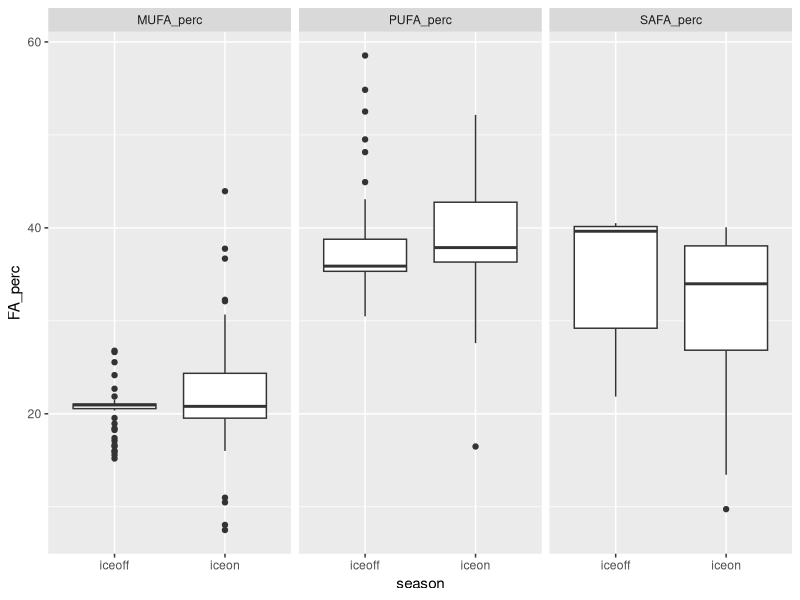
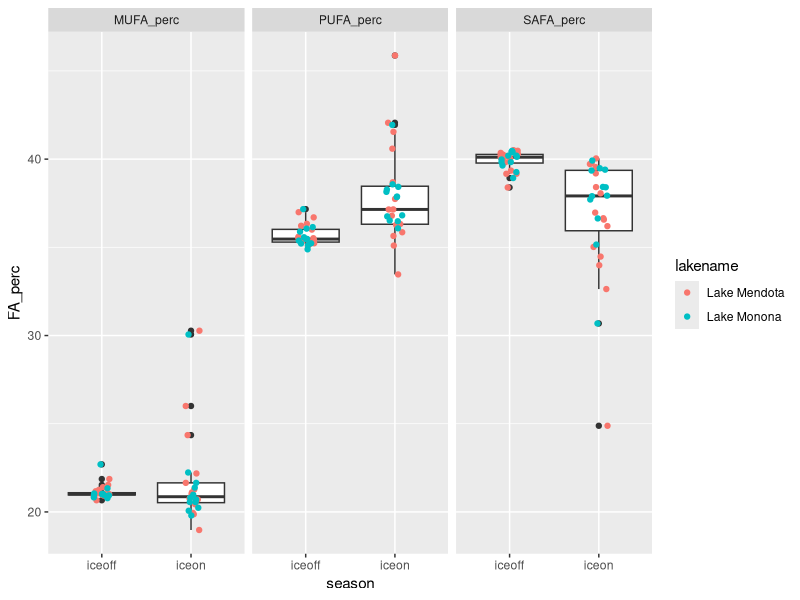
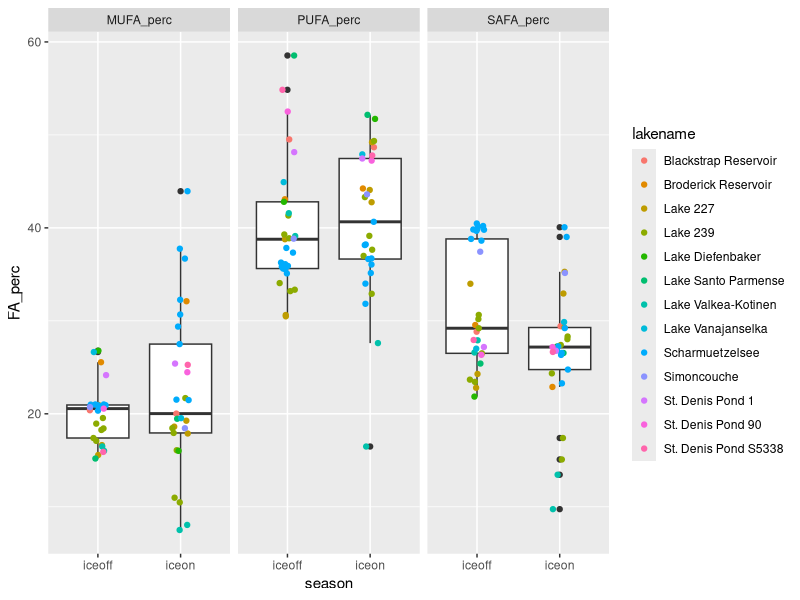
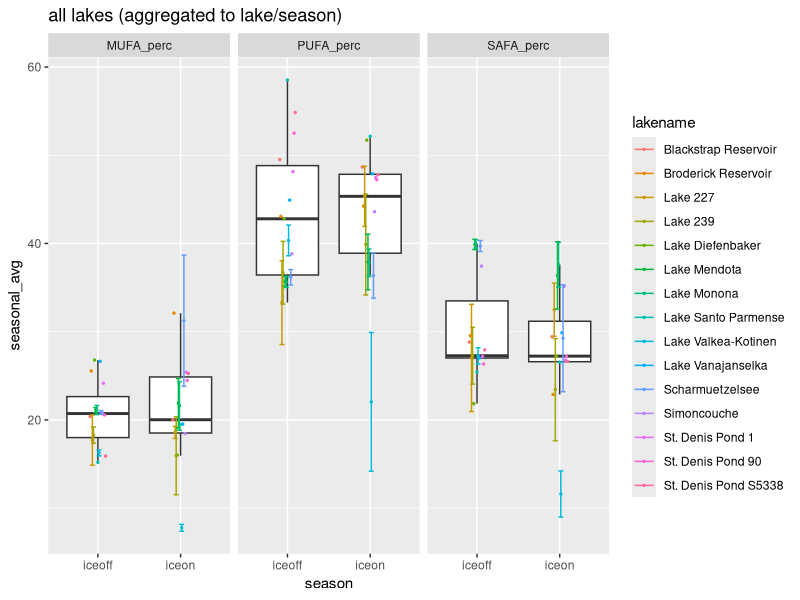
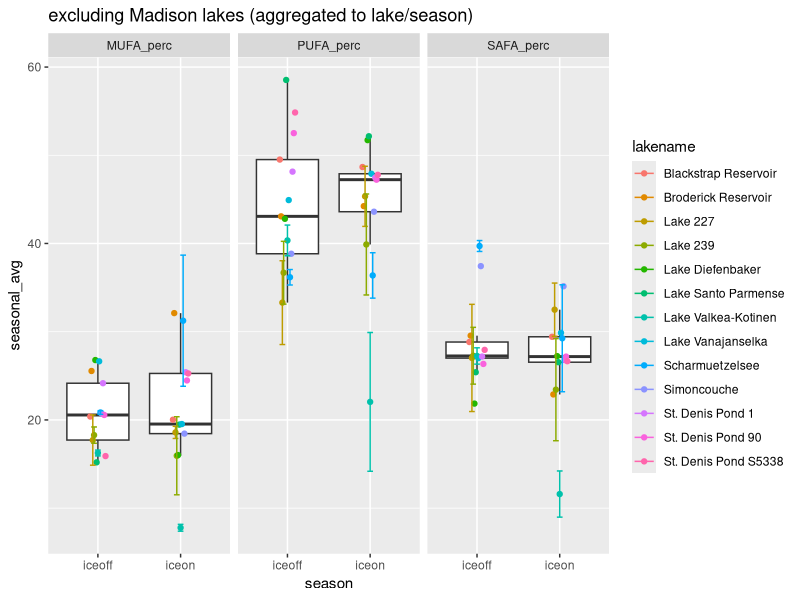
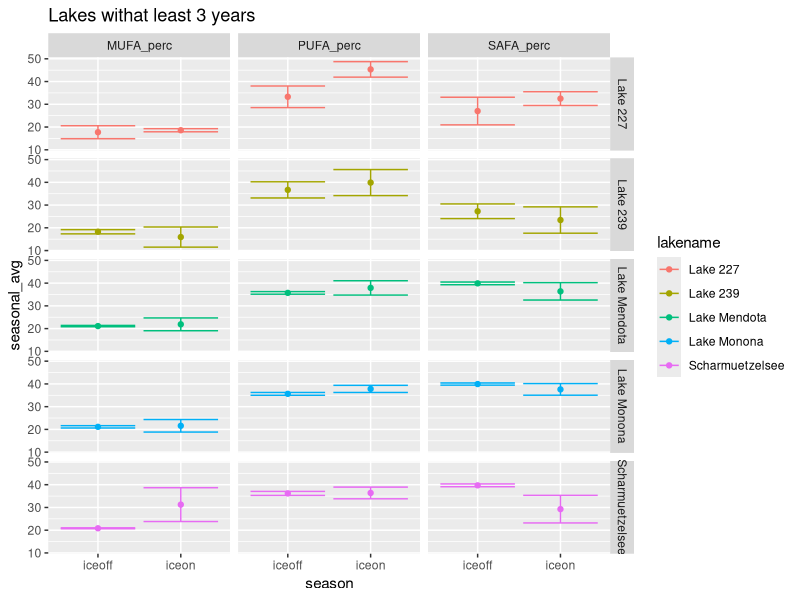
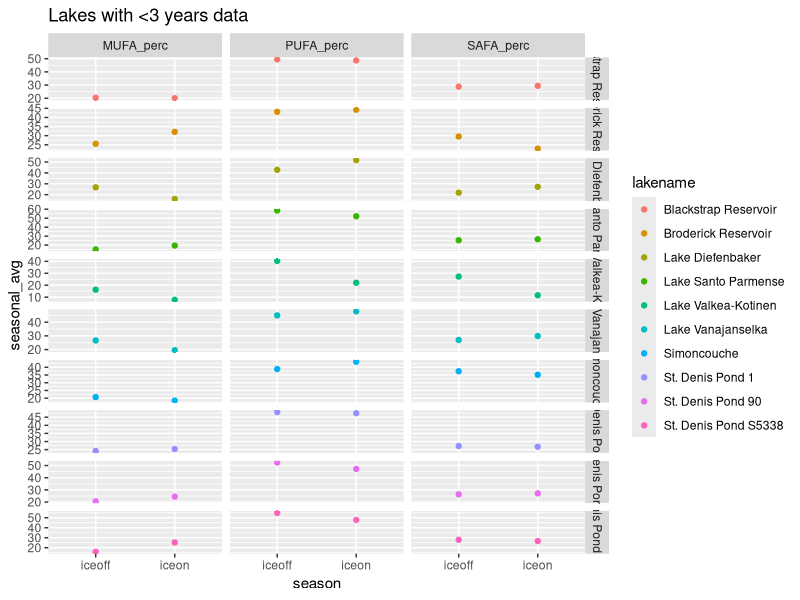
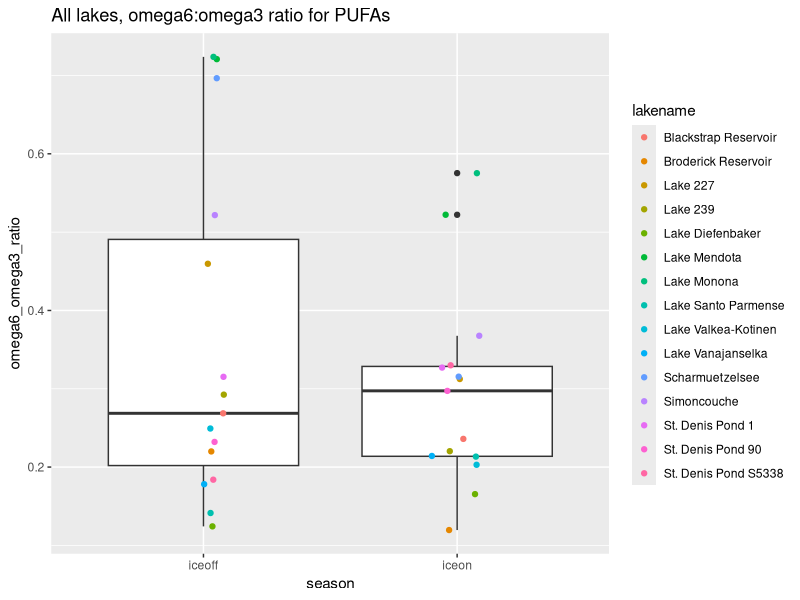

Write R code to recreate these figures, in order.
# Script to look at fatty acids profile under ice vs summer stratification
# uses Hampton et al. ecology under lake ice dataset (ecology letters)
# and Galloway et al PLoS one paper fatty acid dataset

#libraries
library(dplyr)
library(reshape2)
library(tidyr)
library(ggplot2)

#===========================================================================
# ----> read in ecology under lake ice dataset and FA dataset
#===========================================================================

euli_orig <- read.csv("../Data/under_ice_data.csv", stringsAsFactors = FALSE)

fa_orig <- read.csv("../Data/PLoS_supp/S1_Dataset.csv", stringsAsFactors = FALSE)

#===========================================================================
# ----> wrangle ice phyto data
#===========================================================================

euli <- euli_orig %>% 
  #keep only columns of potential interest
  select(year, season, researcher, lakename, stationname, poolstation, lakeregloc, lakecountry,
         startday, startmonth, startyear, endday, endmonth, endyear,
         iceduration, fadata, avesecchidepth, avechla, 
         phytomethod, avephytomass, avephytocount,
         propchloro, propcrypto, propcyano, propdiatom, propdiatom, propotherphyto) %>% 
  #only interested when *not* all NA for phyto props
  filter(!(is.na(propchloro) & is.na(propcrypto) & is.na(propcyano) & 
           is.na(propdiatom) & is.na(propdiatom) & is.na(propotherphyto)))

#some lakes have multiple stations within lake
euli %>% 
  group_by(lakename) %>% 
  summarize(n = n_distinct(stationname)) %>% 
  filter(n > 1) %>% 
  as.data.frame()
#               lakename n
# 1 Blackstrap Reservoir 2
# 2     Lake Diefenbaker 3

euli %>% 
  group_by(lakename) %>% 
  summarize(n = n_distinct(poolstation)) %>% 
  as.data.frame() %>% 
  filter(n > 1)

#1:1 match lakename:poolstation
# filter(euli, lakename %in% c("Blackstrap Reservoir", "Lake Diefenbaker")) %>% select(lakename, stationname, poolstation)

#aggregate to lake/poolstation
euli_lakes_phytos <- euli %>% 
  #start by looking just at pytos, can circle back to incorporate snow/ice/secchi etc.
  select(year, season, lakename, poolstation, 
         propchloro, propcrypto, propcyano, propdiatom, propotherphyto) %>% 
  #group and aggregate
  group_by(lakename, poolstation, year, season) %>% 
  summarize(prop_chloro = mean(propchloro, na.rm = TRUE),
            prop_crypto = mean(propcrypto, na.rm = TRUE),
            prop_cyano = mean(propcyano, na.rm = TRUE),
            prop_diatom = mean(propdiatom, na.rm = TRUE),
            prop_other = mean(propotherphyto, na.rm = TRUE)) %>% 
  ungroup() %>% 
  as.data.frame()
  
summary(euli_lakes_phytos) #40 NA in crypto
str(euli_lakes_phytos) #205

#going to start by using only lakes with *NO NAs* for phytos
euli_phytos_complete <- euli_lakes_phytos %>% 
  filter(!(is.na(prop_chloro) | is.na(prop_crypto) | is.na(prop_cyano) | 
             is.na(prop_diatom) | is.na(prop_other)))
#158 obvs - only "complete" phyto profiles

#24 lakes in total
unique(euli_phytos_complete$lakename) 

#what's the temporal coverage?
#only want ones with matching iceon/iceoff
euli_phytos_complete %>% 
  group_by(lakename) %>% 
  summarize(seasons = n_distinct(season)) %>% 
  as.data.frame() %>% 
  arrange(seasons)

#identity lakes with both seasons per year
multi_seasons <- euli_phytos_complete %>% 
  group_by(lakename, year) %>% 
  summarize(seasons = n_distinct(season)) %>% 
  as.data.frame() %>% 
  arrange(seasons) %>% 
  filter(seasons > 1) %>% 
  mutate(lakeyear = paste(lakename, year, sep = "_"))

#keep only those lake/year/seasons
euli_phytos_complete_matching <- euli_phytos_complete %>% 
  mutate(lakeyear = paste(lakename, year, sep = "_")) %>% 
  filter(lakeyear %in% multi_seasons$lakeyear)

#make sure 1:1 match (i.e., iceon/iceoff in single year for lake - no missing pairs singles)
# euli_phytos_complete_matching %>% 
#   group_by(lakename, year) %>% 
#   summarize(n = n_distinct(season)) %>% 
#   filter(n != 2)
#correct

# filter(euli_phytos_complete, lakename == "Saanajarvi")
# filter(euli, lakename == "Saanajarvi")
#yep...being true to the data, we ignore Saanajarvi
#I think it's actually a goof in the euli data, 
#but moving forward without it...

#check out remaining
str(euli_phytos_complete_matching)
str(unique(euli_phytos_complete_matching$lakename)) 
#15 lakes

#temporal coverage
lake_years <- euli_phytos_complete_matching %>% 
  group_by(lakename) %>% 
  summarize(yrs = n_distinct(year)) %>% 
  arrange(yrs) %>% 
  as.data.frame()
#                lakename yrs
# 1  Blackstrap Reservoir   1
# 2   Broderick Reservoir   1
# 3      Lake Diefenbaker   1
# 4   Lake Santo Parmense   1
# 5     Lake Vanajanselka   1
# 6           Simoncouche   1
# 7      St. Denis Pond 1   1
# 8     St. Denis Pond 90   1
# 9  St. Denis Pond S5338   1
# 10  Lake Valkea-Kotinen   2
# 11             Lake 227   3
# 12             Lake 239   6
# 13      Scharmuetzelsee   9
# 14          Lake Monona  12
# 15         Lake Mendota  16

#may be interested in lakes with >= 3 years down the road
lake_years_3more <- filter(lake_years, yrs >= 3)

#make long to be equivalent to FA data
phytos_long <- euli_phytos_complete_matching %>% 
  select(-poolstation, -lakeyear) %>% 
  melt(id.vars = c("lakename", "year", "season")) %>% 
  rename(phyto_group = variable, prop = value)

#remove prop from group name
phytos_long$phyto_group <- gsub("prop_", "", phytos_long$phyto_group)

unique(phytos_long$phyto_group)
# "chloro"     "crypto"     "cyano"      "diatom"     "otherphyto"


#===========================================================================
# ----> wrangle FA data
#===========================================================================

fa <- fa_orig %>% 
  #only fresh water
  filter(Salinity == 0) %>% 
  #only proportional data
  filter(Data == "prop") %>% 
  #for now, don't care about experimental info
  select(Group, Class, Order, Genus, species,
         sumSAFA, sumMUFA, sumPUFA,
         c18.2w6, c18.3w6, c18.3w3,
         c18.4w3, c18.5w3, 
         c20.4w6, c20.5w3, c22.6w3)

unique(fa$Group)
# "Cyanobacteria" "Chlorophyta"   "Ochrophyta"    "Cryptophyta"   "Dinophyta"     "Euglenozoa"    "Rhodophyta"  

#crosswalk to match euli to FA
fa_equiv <- fa %>% 
  #crypto, chloro, cyano are direct matches
  mutate(fa_group = ifelse(Group == "Cryptophyta", "crypto", NA),
         fa_group = ifelse(Group == "Chlorophyta", "chloro", fa_group),
         fa_group = ifelse(Group == "Cyanobacteria", "cyano", fa_group),
         #diatoms are everything in these 3 classes in FA data
         fa_group = ifelse(Class %in% c("Bacillariophyceae", "Fragilariophyceae", "Coscinodiscophyceae"),
                           "diatom", fa_group),
         #other phyto = average of all else in FA data
         fa_group = ifelse(is.na(fa_group), "other", fa_group))

# fa_equiv %>% 
#   select(Group, fa_group) %>% 
#   unique()
# 
# fa_equiv %>% 
#   select(Group, Class, fa_group) %>% 
#   unique()


#===========================================================================
# ----> aggregate FA data
#===========================================================================

#aggregate to level of fa_group (average)

fa_group_avgs <- fa_equiv %>% 
  group_by(fa_group) %>% 
  summarize(grp_avg_sumSAFA = mean(sumSAFA, na.rm = TRUE),
            grp_avg_sumMUFA = mean(sumMUFA, na.rm = TRUE),
            grp_avg_sumPUFA = mean(sumPUFA, na.rm = TRUE),
            grp_avg_c18.2w6 = mean(c18.2w6, na.rm = TRUE),
            grp_avg_c18.3w6 = mean(c18.3w6, na.rm = TRUE),
            grp_avg_c18.3w3 = mean(c18.3w3, na.rm = TRUE),
            grp_avg_c18.4w3 = mean(c18.4w3, na.rm = TRUE),
            grp_avg_c18.5w3 = mean(c18.5w3, na.rm = TRUE),
            grp_avg_c20.4w6 = mean(c20.4w6, na.rm = TRUE),
            grp_avg_c20.5w3 = mean(c20.5w3, na.rm = TRUE),
            grp_avg_c22.6w3 = mean(c22.6w3, na.rm = TRUE)) %>% 
  as.data.frame()

fa_group_avgs

#===========================================================================
# ----> combine EULI and FA datasets
#===========================================================================

head(phytos_long) #lake, year, season, group, prop
head(fa_group_avgs) #group, FAs

#combine euli and FA - have group, proportion, and FA data
full_dat <- merge(phytos_long, fa_group_avgs, 
                  by.x = "phyto_group", by.y = "fa_group", 
                  all.x = TRUE)

# From LTER FA script:
# What we want is "what are the average proportions of SAFA, MUFA, PUFA 
# present in the community, irrespective of total biomass?" 
# (i.e. we know there is higher biomass in summer - the Circus Circus buffet)
# SH: pretty sure that what we want then is:(biomass_dry_weight * sumSAFA)/total dry weight
# This is already a proportion (biomass/total) so can do prop * FA

#weight data accordingly
full_dat_weighted <- full_dat %>% 
  #prop phyto (already biomass/total biomass) * prop FA
  mutate(sumSAFA_prop = grp_avg_sumSAFA * prop,
         sumMUFA_prop = grp_avg_sumMUFA * prop, 
         sumPUFA_prop = grp_avg_sumPUFA * prop,
         prop_c18.2w6 = grp_avg_c18.2w6 * prop,
         prop_c18.3w6 = grp_avg_c18.3w6 * prop,
         prop_c18.3w3 = grp_avg_c18.3w3 * prop,
         prop_c18.4w3 = grp_avg_c18.4w3 * prop,
         prop_c18.5w3 = grp_avg_c18.5w3 * prop,
         prop_c20.4w6 = grp_avg_c20.4w6 * prop,
         prop_c20.5w3 = grp_avg_c20.5w3 * prop,
         prop_c22.6w3 = grp_avg_c22.6w3 * prop) %>% 
  #keep only columns of interest
  #for now, only SAFA, MUFA, PUFA
  select(lakename, year, season, phyto_group, 
         sumSAFA_prop, sumMUFA_prop, sumPUFA_prop,
         prop_c18.2w6,prop_c18.3w6,  prop_c18.3w3,
         prop_c18.4w3, prop_c18.5w3,
         prop_c20.4w6, prop_c20.5w3, 
         prop_c22.6w3)
#==============================================================================================
# ----> investigating possible errors with MUFA+PUFA+SAFA == 1
#have some cases where all categories increasing between seasons
#have some cases where sum of FAs does not equal ~100%

filter(full_dat, lakename == "Lake Santo Parmense") %>% arrange(year, season, phyto_group)
filter(full_dat_weighted, lakename == "Lake Santo Parmense") %>% arrange(year, season, phyto_group)

filter(full_dat_weighted, lakename == "Lake Santo Parmense") %>% arrange(year, season, phyto_group) %>% 
  group_by(season) %>% 
  summarize(totSAFA = sum(sumSAFA_prop, na.rm = TRUE),
            totMUFA = sum(sumMUFA_prop, na.rm = TRUE),
            totPUFA = sum(sumPUFA_prop, na.rm = TRUE),
            total = totSAFA + totMUFA + totPUFA)

#"other" phyto category in euli doesn't have matching equivalent in fa
#means MUFA+PUFA+SAFA for phyto community <1
filter(full_dat, phyto_group == "other") %>% select(prop) %>% arrange(prop)
filter(full_dat, phyto_group == "other" & prop > 0.5) %>% arrange(lakename, season)

#back up, find total proportion excluding "other" then re-find proportions for remaining

#==============================================================================================


#sum within lake/time point (get community-level FA)
full_dat_weighted_comm <- full_dat_weighted %>% 
  group_by(lakename, year, season) %>% 
  #sum across phyto groups
  summarize(MUFA_perc = sum(sumMUFA_prop, na.rm = TRUE),
            PUFA_perc = sum(sumPUFA_prop, na.rm = TRUE),
            SAFA_perc = sum(sumSAFA_prop, na.rm = TRUE),
            perc_c18.2w6 = sum(prop_c18.2w6, na.rm = TRUE),
            perc_c18.3w6 = sum(prop_c18.3w6, na.rm = TRUE),
            perc_c18.3w3 = sum(prop_c18.3w3, na.rm = TRUE),
            perc_c18.4w3 = sum(prop_c18.4w3, na.rm = TRUE),
            perc_c18.5w3 = sum(prop_c18.5w3, na.rm = TRUE),
            perc_c20.4w6 = sum(prop_c20.4w6, na.rm = TRUE),
            perc_c20.5w3 = sum(prop_c20.5w3, na.rm = TRUE),
            perc_c22.6w3 = sum(prop_c22.6w3, na.rm = TRUE)) %>% 
  as.data.frame()

#this format matches LTER_FA_20180217 
#(detailed look at lakes ME/MO)

head(full_dat_weighted_comm)

#make a verion with one point per lake/season (aggregate across years)
#include standard deviation as measure of variance, as well as count
full_dat_weighted_comm_agg <- full_dat_weighted_comm %>% 
  group_by(lakename, season) %>% 
  #using __ so can separate later
  summarize(n_years = n_distinct(year),
            seasonal_avg__MUFA_perc = mean(MUFA_perc, na.rm = TRUE),
            sd__MUFA_perc = sd(MUFA_perc, na.rm = TRUE),
            seasonal_avg__PUFA_perc = mean(PUFA_perc, na.rm = TRUE),
            sd__PUFA_perc = sd(PUFA_perc, na.rm = TRUE),
            seasonal_avg__SAFA_perc = mean(SAFA_perc, na.rm = TRUE),
            sd__SAFA_perc = sd(SAFA_perc, na.rm = TRUE),
            
            seasonal_avg__c18.2w6 = mean(perc_c18.2w6, na.rm = TRUE),
            seasonal_avg__c18.3w6 = mean(perc_c18.3w6, na.rm = TRUE),
            seasonal_avg__c18.3w3 = mean(perc_c18.3w3, na.rm = TRUE),
            seasonal_avg__c18.4w3 = mean(perc_c18.4w3, na.rm = TRUE),
            seasonal_avg__c18.5w3 = mean(perc_c18.5w3, na.rm = TRUE),
            seasonal_avg__c20.4w6 = mean(perc_c20.4w6, na.rm = TRUE),
            seasonal_avg__c20.5w3 = mean(perc_c20.5w3, na.rm = TRUE),
            seasonal_avg__c22.6w3 = mean(perc_c22.6w3, na.rm = TRUE),
            
            sd__c18.2w6 = sd(perc_c18.2w6, na.rm = TRUE),
            sd__c18.3w6 = sd(perc_c18.3w6, na.rm = TRUE),
            sd__c18.3w3 = sd(perc_c18.3w3, na.rm = TRUE),
            sd__c18.4w3 = sd(perc_c18.4w3, na.rm = TRUE),
            sd__c18.5w3 = sd(perc_c18.5w3, na.rm = TRUE),
            sd__c20.4w6 = sd(perc_c20.4w6, na.rm = TRUE),
            sd__c20.5w3 = sd(perc_c20.5w3, na.rm = TRUE),
            sd__c22.6w3 = sd(perc_c22.6w3, na.rm = TRUE)) %>% 
  as.data.frame()

#===========================================================================
# ----> look at ALL lakes/years/seasons (MUFA/PUFA/SAFA)
#===========================================================================

#make long for plotting
dat_long_full_points <- full_dat_weighted_comm %>% 
  melt(id.vars = c("lakename", "year", "season")) %>% 
  rename(FA_type = variable, FA_perc = value)

# ----> plot for all lakes
ggplot(filter(dat_long_full_points, FA_type %in% c("MUFA_perc", "PUFA_perc", "SAFA_perc")),
              aes(season, FA_perc)) +
  geom_boxplot() +
  #geom_jitter(aes(color = lakename), width = 0.1, size = 1) +
  facet_wrap(~FA_type)

#what do anovas say for all lakes?
mufa1 <- aov(FA_perc ~ season, dat = filter(dat_long_full_points, FA_type == "MUFA_perc"))
summary(mufa1) #p=0.417

pufa1 <- aov(FA_perc ~ season, dat = filter(dat_long_full_points, FA_type == "PUFA_perc"))
summary(pufa1) #p=0.962

safa1 <- aov(FA_perc ~ season, dat = filter(dat_long_full_points, FA_type == "SAFA_perc"))
summary(safa1) #p=0.0255 *
#SAFA signif higher in summer


# ----> check just ME/MO 
ggplot(filter(dat_long_full_points, lakename %in% c("Lake Mendota", "Lake Monona") &
                FA_type %in% c("MUFA_perc", "PUFA_perc", "SAFA_perc")), 
       aes(season, FA_perc)) +
  geom_boxplot() +
  geom_jitter(aes(color = lakename), width = 0.1) +
  facet_wrap(~FA_type)
#SAFA more extreme


# ----> removing ME/MO
ggplot(filter(dat_long_full_points, !(lakename %in% c("Lake Mendota", "Lake Monona")) &
                FA_type %in% c("MUFA_perc", "PUFA_perc", "SAFA_perc")), 
       aes(season, FA_perc)) +
  geom_boxplot() +
  geom_jitter(aes(color = lakename), width = 0.1) +
  facet_wrap(~FA_type)
#pretty wide spread

#what do anovas say when remove ME/MO?
mufa2 <- aov(FA_perc ~ season, dat = filter(dat_long_full_points, FA_type == "MUFA_perc" &
                                              !(lakename %in% c("Lake Mendota", "Lake Monona"))))
summary(mufa2) #p=0.324

pufa2 <- aov(FA_perc ~ season, dat = filter(dat_long_full_points, FA_type == "PUFA_perc" &
                                              !(lakename %in% c("Lake Mendota", "Lake Monona"))))
summary(pufa2) #p=0.962

safa2 <- aov(FA_perc ~ season, dat = filter(dat_long_full_points, FA_type == "SAFA_perc" &
                                              !(lakename %in% c("Lake Mendota", "Lake Monona"))))
summary(safa2) #p=0.0859
#none signif


#===========================================================================
# ----> look at lakes aggregated to seasons across years (MUFA/PUFA/SAFA)
#===========================================================================

#make long
dat_long_seasonal_points <- full_dat_weighted_comm_agg %>% 
  #make long
  melt(id.vars = c("lakename", "season", "n_years")) %>% 
  #split variable column name
  separate(variable, into = c("agg_type", "FA_type"), sep = "__") %>% 
  #make wide so have column for avg and sd
  dcast(lakename + season + n_years + FA_type ~ agg_type, value.var = "value")
  
# ----> plot for all lakes
ggplot(filter(dat_long_seasonal_points, FA_type %in% c("MUFA_perc", "PUFA_perc", "SAFA_perc")),
              aes(season, seasonal_avg)) +
  #ignore outlier sofr boxplots only
  geom_boxplot(outlier.shape = NA) +
  geom_point(aes(group = lakename, color = lakename), position = position_dodge(width = 0.2), size = 0.5) +
  geom_errorbar(aes(x = season, ymin = seasonal_avg - sd, ymax = seasonal_avg + sd,
                    color = lakename, 
                    group = lakename),
                position = position_dodge(width = 0.2)) +
  # geom_pointrange(aes(x = season, y = seasonal_avg, 
  #                     ymin = seasonal_avg - sd, ymax = seasonal_avg + sd)) +
  facet_wrap(~FA_type) +
  ggtitle("all lakes (aggregated to lake/season)")

#anova for all lakes, aggregate to one point per lake/season across years
mufa3 <- aov(seasonal_avg ~ season, dat = filter(dat_long_seasonal_points, FA_type == "MUFA_perc"))
summary(mufa3) #p=0.949

pufa3 <- aov(seasonal_avg ~ season, dat = filter(dat_long_seasonal_points, FA_type == "PUFA_perc"))
summary(pufa3) #p=0.709

safa3 <- aov(seasonal_avg ~ season, dat = filter(dat_long_seasonal_points, FA_type == "SAFA_perc"))
summary(safa3) #p=0.374
#none signif

# ----> ignore mendota/monona
ggplot(filter(dat_long_seasonal_points, 
              FA_type %in% c("MUFA_perc", "PUFA_perc", "SAFA_perc") &
                !(lakename %in% c("Lake Mendota", "Lake Monona"))), 
              aes(season, seasonal_avg)) +
  geom_boxplot(outlier.shape = NA) +
  geom_point(aes(color = lakename, group = lakename), position = position_dodge(width = 0.2)) +
  geom_errorbar(aes(x = season, ymin = seasonal_avg - sd, ymax = seasonal_avg + sd,
                    color = lakename, group = lakename),
                position = position_dodge(width = 0.2)) +
  facet_wrap(~FA_type) +
  ggtitle("excluding Madison lakes (aggregated to lake/season)")

mufa4 <- aov(seasonal_avg ~ season, dat = filter(dat_long_seasonal_points, FA_type == "MUFA_perc" & 
                                              !(lakename %in% c("Lake Mendota", "Lake Monona"))))
summary(mufa4) #p=0.959

pufa4 <- aov(seasonal_avg ~ season, dat = filter(dat_long_seasonal_points, FA_type == "PUFA_perc" &
                                              !(lakename %in% c("Lake Mendota", "Lake Monona"))))
summary(pufa4) #p=0.716

safa4 <- aov(seasonal_avg ~ season, dat = filter(dat_long_seasonal_points, FA_type == "SAFA_perc" &
                                              !(lakename %in% c("Lake Mendota", "Lake Monona"))))
summary(safa4) #p=0.346
#none signif


# ----> lakes with >3 years matching
ggplot(filter(dat_long_seasonal_points, 
              FA_type %in% c("MUFA_perc", "PUFA_perc", "SAFA_perc") &
              lakename %in% lake_years_3more$lakename), 
       aes(season, seasonal_avg)) +
  geom_point(aes(color = lakename, group = lakename), position = position_dodge(width = 0.2)) +
  geom_errorbar(aes(x = season, ymin = seasonal_avg - sd, ymax = seasonal_avg + sd,
                    color = lakename, group = lakename),
                position = position_dodge(width = 0.2)) +
  facet_grid(lakename~FA_type) +
  ggtitle("Lakes withat least 3 years")
#not seeing really consistent trends


# ----> just the <3 years lakes
ggplot(filter(dat_long_seasonal_points, 
              FA_type %in% c("MUFA_perc", "PUFA_perc", "SAFA_perc") &
                !(lakename %in% lake_years_3more$lakename)), 
       aes(season, seasonal_avg)) +
  geom_point(aes(color = lakename, group = lakename), position = position_dodge(width = 0.2)) +
  facet_grid(lakename~FA_type, scales = "free") +
  ggtitle("Lakes with <3 years data")

#not seeing consistent trends

#===========================================================================
# ----> lakes aggregated to seasons across years (C omegas)
#===========================================================================

head(full_dat_weighted_comm_agg)
summary(dat_long_seasonal_points)

#per AG: look at ratio of omega 6 to omega 3 PUFAs
#per MM: look at long chain C PUFAs:SAFA ratio
#(AG defines long chain as 20+ C, so here 20 and 22 Cs)

#unique(dat_long_seasonal_points$FA_type)
# "c18.2w6"   "c18.3w3"   "c18.3w6"   "c18.4w3"   "c18.5w3"   "c20.4w6"   "c20.5w3"   "c22.6w3" 


# tag PUFAs as short or long chain, omega 3 or omega 6
# dat_long_seasonal_C <- dat_long_seasonal_points %>% 
#   #if c20 or c22, identify as long chain - default is NA
#   #if c18, short chain
#   mutate(c_chain = ifelse(grepl("c20*", FA_type)==TRUE | grepl("c22*", FA_type)==TRUE, 
#                              "long", NA),
#          c_chain = ifelse(grepl("c18*", FA_type)==TRUE, "short", c_chain)) %>% 
#   #identify whether omega 3 or omega 6
#   mutate(omega_num = ifelse(grepl("*w3", FA_type)==TRUE, "omega_three", NA),
#          omega_num = ifelse(grepl("*w6", FA_type)==TRUE, "omega_six", omega_num))

# dat_long_seasonal_C %>% select(FA_type, c_chain) %>% unique() %>% arrange(c_chain)
# dat_long_seasonal_C %>% select(FA_type, omega_num) %>% unique() %>% arrange(omega_num)

#recall: everything in seasonal_avg is a percentage
#so can sum up percentage of C omega types within PUFA
#(should double check that sum c omegas !> sum PUFA)

# dat_long_seasonal_C <- dat_long_seasonal_C %>% 
#   group_by(lakename, season, omega_num) %>% 
#   mutate(total_omega = sum(seasonal_avg, na.rm = TRUE)) %>% 
#   ungroup() %>% 
#   group_by(lakename, season, c_chain) %>% 
#   mutate(total_chain = sum(seasonal_avg, na.rm = TRUE)) %>% 
#   ungroup() %>% 
#   as.data.frame()


#find omega and long/short chain totals
dat_seasonal_C <- full_dat_weighted_comm_agg %>% 
  #total omega 3 prop of PUFAs
  mutate(total_omega3 = seasonal_avg__c18.3w3 + 
                        seasonal_avg__c18.4w3 + 
                        seasonal_avg__c18.5w3 + 
                        seasonal_avg__c20.5w3 + 
                        seasonal_avg__c22.6w3,
         #total omega 6 prop of PUFAs
         total_omega6 = seasonal_avg__c18.2w6 + 
                        seasonal_avg__c18.3w6 + 
                        seasonal_avg__c20.4w6,
         #total short chain PUFAs (<20 C)
         total_short_chain = seasonal_avg__c18.2w6 +
                       seasonal_avg__c18.3w6 +
                       seasonal_avg__c18.3w3 +
                       seasonal_avg__c18.4w3 +
                       seasonal_avg__c18.5w3,
         #total long chain PUFAs (AG defined as >= 20 C)
         total_long_chain = seasonal_avg__c20.4w6 +
                       seasonal_avg__c20.5w3 +
                       seasonal_avg__c22.6w3)

#find omega6:omega3 for PUFAs and long chain PUFAs:SAFA
dat_seasonal_C_ratios <- dat_seasonal_C %>% 
  mutate(omega6_omega3_ratio = total_omega6/total_omega3,
         #may want just long chain PUFA down the road (%)
         longchainPUFA = (total_long_chain * seasonal_avg__PUFA_perc)/100,
         #total long chain is % of PUFAs that are long chain
         #divide by PUFAs prop to get ratio with SAFA
         #(i.e., proportion of ALL FATTY ACIDS that are long chain PUFAs compared to SAFA prop)
         longchainPUFA_SAFA = longchainPUFA/ seasonal_avg__SAFA_perc)

  
# ----> omega6:omega3 of PUFAs
ggplot(dat_seasonal_C_ratios, aes(season, omega6_omega3_ratio)) +
  geom_boxplot() +
  geom_jitter(aes(color = lakename), width = 0.1) +
  ggtitle("All lakes, omega6:omega3 ratio for PUFAs")

mod1 <- aov(omega6_omega3_ratio ~ season, dat = dat_seasonal_C_ratios)
summary(mod1) #p=0.487

ggplot(dat_seasonal_C_ratios, aes(total_omega6, total_omega3)) +
  geom_point(aes(color = lakename)) +
  #geom_smooth() +
  facet_wrap(~season) +
  ggtitle("omega6 vs omega3 for all lakes")

  
# ----> long chain PUFA:SAFA
ggplot(dat_seasonal_C_ratios, aes(season, longchainPUFA_SAFA)) +
  geom_boxplot() +
  geom_jitter(aes(color = lakename), width = 0.1) +
  ggtitle("All lakes, long chain (>=20 C) PUFA : SAFA")

mod2 <- aov(longchainPUFA_SAFA ~ season, dat = dat_seasonal_C_ratios)
summary(mod2) #p=0.7
  
ggplot(dat_seasonal_C_ratios, 
       aes(longchainPUFA, seasonal_avg__SAFA_perc)) +
  geom_point(aes(color = lakename)) +
  #geom_smooth(method = "lm") +
  facet_wrap(~season) +
  ggtitle("long chain (>=20 C) PUFA vs SAFA")


#===========================================================================
# ----> C omegas log transformed
#=========================================================================== 

# ----> log(omega6:omega3) of PUFAs
ggplot(dat_seasonal_C_ratios, aes(season, log(omega6_omega3_ratio))) +
  geom_boxplot() +
  geom_jitter(aes(color = lakename), width = 0.1) +
  ggtitle("All lakes, log(omega6:omega3) ratio for PUFAs")

mod1 <- aov(log(omega6_omega3_ratio) ~ season, dat = dat_seasonal_C_ratios)
summary(mod1) #p=0.706
#not seeing seasonal difference in logged omega ratio

ggplot(dat_seasonal_C_ratios, aes(log(total_omega6), log(total_omega3))) +
  geom_point(aes(color = lakename)) +
  facet_wrap(~season) +
  ggtitle("logged omega6 vs omega3 for all lakes")
#when log omegas, do see positive linear trend
#which means...?

linmod2 <- lm(log(total_omega3) ~ log(total_omega6), dat = dat_seasonal_C_ratios)
summary(linmod2) #0.0164 * 
#signif positive linear trend - increase in (log) omega6, increase in (log) omega3

#ratio of logged
ggplot(dat_seasonal_C_ratios, aes(season, (log(total_omega6)/log(total_omega3)))) +
  geom_boxplot() +
  geom_jitter(aes(color = lakename), width = 0.1) +
  ggtitle("All lakes, ratio of logged omegas for PUFAs")

mod1 <- aov((log(total_omega6)/log(total_omega3)) ~ season, dat = dat_seasonal_C_ratios)
summary(mod1) #p=0.829
#ratio of logged more challenging to interpret, but non-signif


# ----> long chain PUFA:SAFA
ggplot(dat_seasonal_C_ratios, aes(season, log(longchainPUFA_SAFA))) +
  geom_boxplot() +
  geom_jitter(aes(color = lakename), width = 0.1) +
  ggtitle("All lakes, log(long chain (>=20 C) PUFA : SAFA)")

mod3 <- aov(log(longchainPUFA_SAFA) ~ season, dat = dat_seasonal_C_ratios)
summary(mod3) #p=0.894

ggplot(dat_seasonal_C_ratios, 
       aes(log(longchainPUFA), log(seasonal_avg__SAFA_perc))) +
  geom_point(aes(color = lakename)) +
  #geom_smooth(method = "lm") +
  facet_wrap(~season) +
  ggtitle("logged long chain (>=20 C) PUFA vs SAFA")

linmod3 <- lm(log(seasonal_avg__SAFA_perc) ~ log(longchainPUFA), dat = dat_seasonal_C_ratios)
summary(linmod3) #0.821
